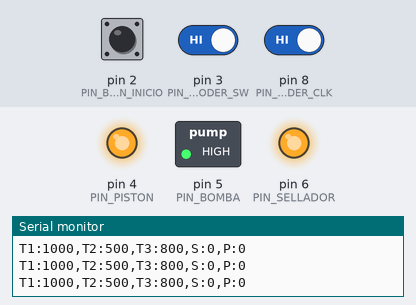
A sketch run on a simulated Arduino Nano, built with avr-gcc and run on an emulated ATmega328P. Parts: switched loads named in the sketch (green lamp = pin HIGH), output pins drawn as LEDs (lit = HIGH), the last lines printed to the serial monitor. Dashed ring = blinking. Inputs (shaded band) come from the test bench; at power-on: pin 2 (PIN_BOTON_INICIO) HIGH, pin 3 (PIN_ENCODER_SW) HIGH, pin 8 (PIN_ENCODER_CLK) HIGH.

Above: at 1.2 s.
1.3 s: pin 2 (PIN_BOTON_INICIO) pulled LOW for 0.15 s
At 2.1 s:
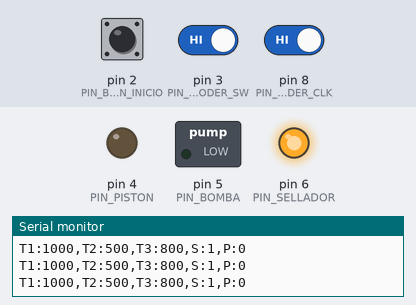
4.4 s: pin 2 (PIN_BOTON_INICIO) pulled LOW for 1 s
At 6.5 s:
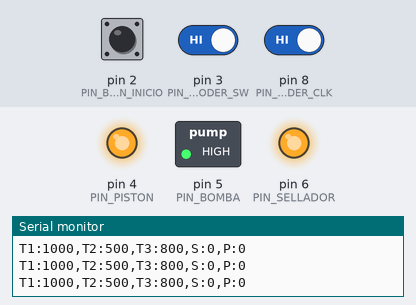
6.9 s: pin 2 (PIN_BOTON_INICIO) pulled LOW for 3.2 s
At 10.1 s:
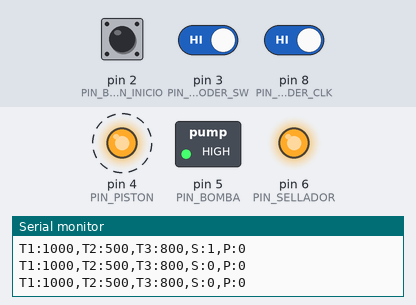
Timing chart, 0 to 11.6 s (numbered marks = the images above; inputs shaded):
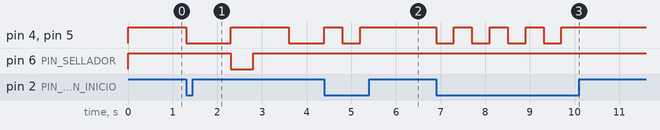

Measured:
- after the input at 1.3 s, pin 4 (PIN_PISTON), pin 5 (PIN_BOMBA): HIGH → LOW at once, → HIGH 1.0 s later, → LOW 1.3 s later; pin 6 (PIN_SELLADOR): HIGH → LOW after 1.0 s, → HIGH 0.50 s later
- after the input at 4.4 s, pin 6 (PIN_SELLADOR): stays HIGH (without the input it goes to LOW after 0.20 s)
- after the input at 6.9 s, pin 4 (PIN_PISTON), pin 5 (PIN_BOMBA): alternates HIGH for 0.40 s and LOW for 0.40 s, 8 changes in all, then stays HIGH, starting at once

The sketch:

nano.ino
```cpp
#include <EEPROM.h>

// --- DEFINICIÓN DE LÓGICA DE RELÉS (Active LOW) ---
#define RELAY_ON  LOW   // El relé se activa
#define RELAY_OFF HIGH  // El relé se desactiva

// --- PINES ---
const int PIN_PISTON = 4;
const int PIN_BOMBA = 5;
const int PIN_SELLADOR = 6;
const int PIN_BOTON_INICIO = 2;
const int PIN_ENCODER_SW = 3;
const int PIN_ENCODER_CLK = 8;
const int PIN_ENCODER_DT = 9;

// --- TIEMPOS ---
int t1 = 1000, t2 = 500, t3 = 800;

// --- ESTADO ---
byte estadoMaquina = 0; // 0:Idle, 1:Llenando, 2:Sellando, 3:Retrayendo, 4:Reset
unsigned long tiempoInicioEstado = 0;

// --- ENCODER ---
int ultimoEstadoCLK = HIGH;
int parametroActual = 0;
bool necesitaGuardar = false;
unsigned long ultimoEnvioSerial = 0;
unsigned long ultimoCambioEncoder = 0;
unsigned long ultimoCambioBoton = 0;

void setup() {
  Serial.begin(9600);

  pinMode(PIN_PISTON, OUTPUT);
  pinMode(PIN_BOMBA, OUTPUT);
  pinMode(PIN_SELLADOR, OUTPUT);

  pinMode(PIN_BOTON_INICIO, INPUT_PULLUP);
  pinMode(PIN_ENCODER_SW, INPUT_PULLUP);
  pinMode(PIN_ENCODER_CLK, INPUT_PULLUP);
  pinMode(PIN_ENCODER_DT, INPUT_PULLUP);

  ultimoEstadoCLK = digitalRead(PIN_ENCODER_CLK);

  EEPROM.get(0, t1); EEPROM.get(2, t2); EEPROM.get(4, t3);
  if(t1 < 100 || t1 > 10000) t1 = 1000;
  if(t2 < 100 || t2 > 10000) t2 = 500;
  if(t3 < 100 || t3 > 10000) t3 = 800;

  apagarTodo();
  enviarDatosAlUno();
}

void loop() {
  leerEncoder();
  leerBotones();

  // La máquina de estados siempre corre si no está en estado 0
  if (estadoMaquina != 0) {
    maquinaDeEstados();
  }

  if (millis() - ultimoEnvioSerial > 200 || necesitaGuardar) {
    enviarDatosAlUno();
    ultimoEnvioSerial = millis();
  }

  if (necesitaGuardar) {
    EEPROM.put(0, t1); EEPROM.put(2, t2); EEPROM.put(4, t3);
    necesitaGuardar = false;
  }
}

void leerEncoder() {
  int estadoCLK = digitalRead(PIN_ENCODER_CLK);

  if (estadoCLK != ultimoEstadoCLK && (millis() - ultimoCambioEncoder > 5)) {
    ultimoCambioEncoder = millis();

    if (digitalRead(PIN_ENCODER_DT) != estadoCLK) {
      ajustarTiempo(50);
    } else {
      ajustarTiempo(-50);
    }
  }
  ultimoEstadoCLK = estadoCLK;
}

void leerBotones() {
  // Botón de inicio / cancelar
  if (digitalRead(PIN_BOTON_INICIO) == LOW && (millis() - ultimoCambioBoton > 400)) {
    ultimoCambioBoton = millis();

    if (estadoMaquina == 0) {
      // INICIAR: Si está en espera, arranca el ciclo
      estadoMaquina = 1;
      tiempoInicioEstado = millis();
      digitalWrite(PIN_PISTON, RELAY_ON);  // Pistón baja
      digitalWrite(PIN_BOMBA, RELAY_ON);   // Bomba prende
    } else {
      // CANCELAR: Si está corriendo, apaga todo y vuelve a espera
      estadoMaquina = 0;
      apagarTodo();
    }
  }

  // Botón del encoder (cambiar parámetro)
  if (digitalRead(PIN_ENCODER_SW) == LOW && (millis() - ultimoCambioBoton > 200)) {
    ultimoCambioBoton = millis();
    parametroActual = (parametroActual + 1) % 3;
  }
}

void ajustarTiempo(int cambio) {
  if (parametroActual == 0) t1 = constrain(t1 + cambio, 100, 50000);
  if (parametroActual == 1) t2 = constrain(t2 + cambio, 100, 20000);
  if (parametroActual == 2) t3 = constrain(t3 + cambio, 100, 10000);
  necesitaGuardar = true;
}

// ==========================================
// LÓGICA DE LA MÁQUINA (NO MODIFICADA)
// ==========================================
void maquinaDeEstados() {
  unsigned long tiempoTranscurrido = millis() - tiempoInicioEstado;

  switch (estadoMaquina) {
    case 1: // Llenando
      if (tiempoTranscurrido >= t1) {
        estadoMaquina = 2;
        tiempoInicioEstado = millis();
        digitalWrite(PIN_BOMBA, RELAY_OFF);    // Bomba apaga
        digitalWrite(PIN_SELLADOR, RELAY_ON);  // Sellador prende
        digitalWrite(PIN_PISTON, RELAY_OFF);   // Pistón baja
      }
      break;

    case 2: // Sellando
      if (tiempoTranscurrido >= t2) {
        estadoMaquina = 3;
        tiempoInicioEstado = millis();
        digitalWrite(PIN_SELLADOR, RELAY_OFF); // Sellador apaga
      }
      break;

    case 3: // Retrayendo
      if (tiempoTranscurrido >= t3) {
        estadoMaquina = 4;
      }
      break;

    case 4: // Reset - Vuelve al estado 1 automáticamente (ciclo infinito)
      digitalWrite(PIN_PISTON, RELAY_ON);  // Pistón baja para el nuevo ciclo
      digitalWrite(PIN_BOMBA, RELAY_ON);   // Bomba prende
      estadoMaquina = 1;
      tiempoInicioEstado = millis();
      break;
  }
}

void apagarTodo() {
  digitalWrite(PIN_PISTON, RELAY_OFF);
  digitalWrite(PIN_BOMBA, RELAY_OFF);
  digitalWrite(PIN_SELLADOR, RELAY_OFF);
}

void enviarDatosAlUno() {
  // Ya no enviamos el +10 de pausa, enviamos el estado real (0 a 4)
  Serial.print("T1:"); Serial.print(t1);
  Serial.print(",T2:"); Serial.print(t2);
  Serial.print(",T3:"); Serial.print(t3);
  Serial.print(",S:"); Serial.print(estadoMaquina);
  Serial.print(",P:"); Serial.println(parametroActual);
}
```
